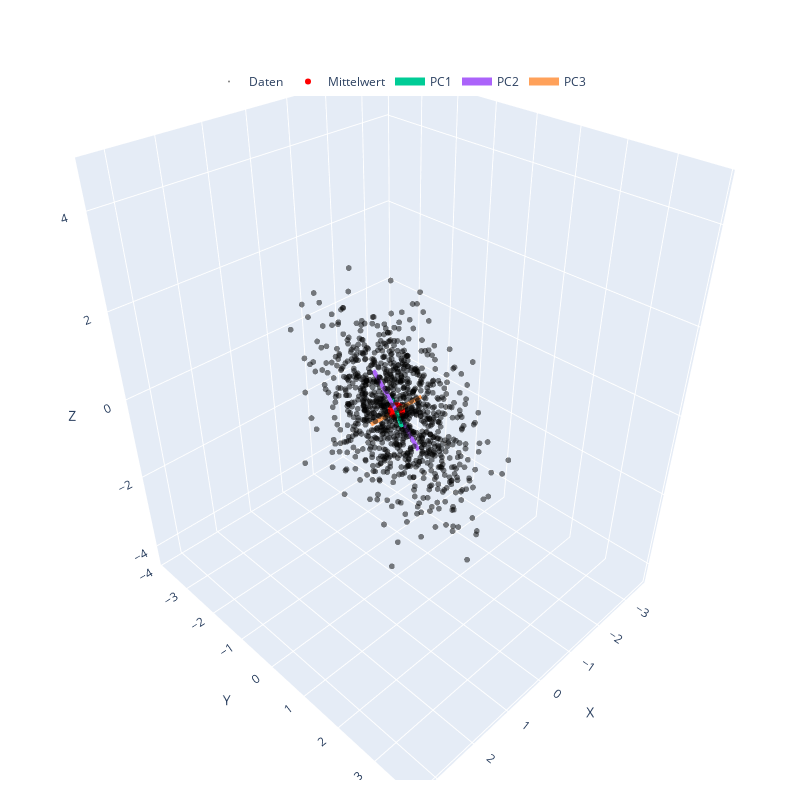

Notebook source saved alongside this figure:
### Markdown cell above
## 4. Investigation in 3D

### (a) PCA and 3D Visualization (3 Points)
- Perform **PCA** on the `data3d`.
- Plot the original data points in **3D**, along with the **eigenvectors** of the covariance matrix.
- **Describe the relationships** between:
  - The **covariance matrix**
  - The **eigenvalues**
  - The **eigenvectors**

### Code cell
# TODO: print covariance matrix
#use ourCov to calculate the covraiance matrix
cov = ourCov(data3d)
print("Covariance matrix:", cov)

# TODO: Apply PCA to 3D data
#calculating the PCA of data3d using our pca function
pcaData3d, eigVec, eigVal, mean = pca(data3d)

# TODO: plot using the plot3DPCA function
#plotting the original data points with the eigenvectors
#as pca also calculates the eigenvectors using the covariance, we can use them
plot3DPCA(data3d, mean, eigVec, eigVal)

#relationship:
#the covariance matrix describes the variance and correlation of variables of a dataset
#the eigenvectors point in the direction of maximum variance, they also define the principal components
#the eigenvalues show how much variance exists in each direction (each eigenvector)

### Figure 1 — Plotly figure (JSON) as saved in the notebook; plotly's stock layout.template omitted (floating-point values rounded to 4 significant figures; data arrays with more than 128 entries replaced by an {"elided": "..."} marker saying what was removed)
{"data": [{"marker": {"color": "black", "opacity": 0.5, "size": 2}, "mode": "markers", "name": "Daten", "type": "scatter3d", "x": {"elided": "1000 float values"}, "y": {"elided": "1000 float values"}, "z": {"elided": "1000 float values"}}, {"marker": {"color": "red", "size": 6}, "mode": "markers", "name": "Mittelwert", "type": "scatter3d", "x": [-0.03112], "y": [-0.0357], "z": [-0.04833]}, {"line": {"width": 8}, "mode": "lines", "name": "PC1", "type": "scatter3d", "x": [0.872, -0.9342], "y": [1.02, -1.091], "z": [0.5869, -0.6836]}, {"line": {"width": 8}, "mode": "lines", "name": "PC2", "type": "scatter3d", "x": [-0.1259, 0.06365], "y": [0.4924, -0.5638], "z": [-0.791, 0.6943]}, {"line": {"width": 8}, "mode": "lines", "name": "PC3", "type": "scatter3d", "x": [0.4214, -0.4837], "y": [-0.2825, 0.2111], "z": [-0.2816, 0.1849]}], "layout": {"height": 800, "legend": {"orientation": "h", "x": 0.5, "xanchor": "center", "y": 0.9, "yanchor": "bottom"}, "margin": {"b": 20, "l": 20, "r": 20, "t": 20}, "scene": {"aspectmode": "data", "xaxis": {"title": {"text": "X"}}, "yaxis": {"title": {"text": "Y"}}, "zaxis": {"title": {"text": "Z"}}}, "width": 800}}
